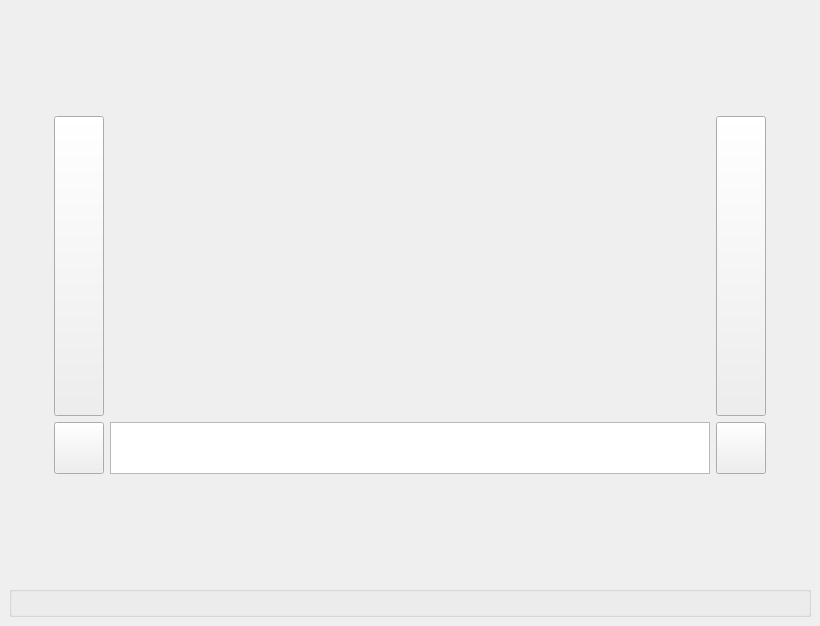
<?xml version="1.0" encoding="UTF-8"?>
<ui version="4.0">
 <class>Inspector_DockWidget</class>
 <widget class="QDockWidget" name="Inspector_DockWidget">
  <property name="geometry">
   <rect>
    <x>0</x>
    <y>0</y>
    <width>820</width>
    <height>626</height>
   </rect>
  </property>
  <property name="windowTitle">
   <string>Inspector</string>
  </property>
  <widget class="QWidget" name="Inspector_dockWidgetContents">
   <layout class="QGridLayout" name="Inspector_dockWidgetContents_gridLayout">
    <item row="1" column="0" colspan="4">
     <widget class="QGroupBox" name="Inspector_Options_groupBox">
      <property name="title">
       <string/>
      </property>
      <layout class="QGridLayout" name="Inspector_Options_groupBox_gridLayout"/>
     </widget>
    </item>
    <item row="0" column="0" colspan="4">
     <widget class="QFrame" name="Inspector_Overall_frame">
      <layout class="QGridLayout" name="Inspector_Overall_frame_gridLayout">
       <item row="6" column="1">
        <spacer name="Bottom_verticalSpacer">
         <property name="orientation">
          <enum>Qt::Vertical</enum>
         </property>
         <property name="sizeHint" stdset="0">
          <size>
           <width>20</width>
           <height>40</height>
          </size>
         </property>
        </spacer>
       </item>
       <item row="0" column="1">
        <spacer name="Top_verticalSpacer">
         <property name="orientation">
          <enum>Qt::Vertical</enum>
         </property>
         <property name="sizeHint" stdset="0">
          <size>
           <width>20</width>
           <height>40</height>
          </size>
         </property>
        </spacer>
       </item>
       <item row="1" column="1">
        <widget class="QFrame" name="Content_frame">
         <layout class="QGridLayout" name="Content_frame_gridLayout">
          <item row="0" column="0">
           <widget class="QLabel" name="Title_label">
            <property name="text">
             <string/>
            </property>
            <property name="wordWrap">
             <bool>true</bool>
            </property>
           </widget>
          </item>
          <item row="1" column="0">
           <layout class="QHBoxLayout" name="Image_horizontalLayout">
            <item>
             <widget class="QPushButton" name="Previous_Ibl_Set_pushButton">
              <property name="sizePolicy">
               <sizepolicy hsizetype="Minimum" vsizetype="Expanding">
                <horstretch>0</horstretch>
                <verstretch>0</verstretch>
               </sizepolicy>
              </property>
              <property name="minimumSize">
               <size>
                <width>50</width>
                <height>0</height>
               </size>
              </property>
              <property name="maximumSize">
               <size>
                <width>50</width>
                <height>16777215</height>
               </size>
              </property>
              <property name="toolTip">
               <string>Previous Ibl Set Push Button: Navigates to previous Ibl Set in the current selected Collection.</string>
              </property>
              <property name="text">
               <string/>
              </property>
             </widget>
            </item>
            <item>
             <widget class="QLabel" name="Image_label">
              <property name="minimumSize">
               <size>
                <width>600</width>
                <height>300</height>
               </size>
              </property>
              <property name="text">
               <string/>
              </property>
              <property name="alignment">
               <set>Qt::AlignCenter</set>
              </property>
              <property name="wordWrap">
               <bool>true</bool>
              </property>
              <property name="textInteractionFlags">
               <set>Qt::LinksAccessibleByMouse|Qt::TextSelectableByMouse</set>
              </property>
             </widget>
            </item>
            <item>
             <widget class="QPushButton" name="Next_Ibl_Set_pushButton">
              <property name="sizePolicy">
               <sizepolicy hsizetype="Minimum" vsizetype="Expanding">
                <horstretch>0</horstretch>
                <verstretch>0</verstretch>
               </sizepolicy>
              </property>
              <property name="minimumSize">
               <size>
                <width>50</width>
                <height>0</height>
               </size>
              </property>
              <property name="maximumSize">
               <size>
                <width>50</width>
                <height>16777215</height>
               </size>
              </property>
              <property name="toolTip">
               <string>Next Ibl Set Push Button: Navigates to next Ibl Set in the current selected Collection.</string>
              </property>
              <property name="text">
               <string/>
              </property>
             </widget>
            </item>
           </layout>
          </item>
          <item row="3" column="0">
           <widget class="QLabel" name="Details_label">
            <property name="text">
             <string/>
            </property>
            <property name="wordWrap">
             <bool>true</bool>
            </property>
           </widget>
          </item>
          <item row="2" column="0">
           <widget class="QFrame" name="Plates_frame">
            <layout class="QGridLayout" name="Plates_frame_gridLayout">
             <property name="margin">
              <number>0</number>
             </property>
             <item row="0" column="0">
              <widget class="QPushButton" name="Previous_Plate_pushButton">
               <property name="minimumSize">
                <size>
                 <width>50</width>
                 <height>52</height>
                </size>
               </property>
               <property name="maximumSize">
                <size>
                 <width>50</width>
                 <height>52</height>
                </size>
               </property>
               <property name="toolTip">
                <string>Previous Plate Push Button: Navigates to previous Inspector Ibl Set Plate.</string>
               </property>
               <property name="text">
                <string/>
               </property>
              </widget>
             </item>
             <item row="0" column="2">
              <widget class="QPushButton" name="Next_Plate_pushButton">
               <property name="minimumSize">
                <size>
                 <width>50</width>
                 <height>52</height>
                </size>
               </property>
               <property name="maximumSize">
                <size>
                 <width>50</width>
                 <height>52</height>
                </size>
               </property>
               <property name="toolTip">
                <string>Next Plate Push Button: Navigates to next Inspector Ibl Set Plate.</string>
               </property>
               <property name="text">
                <string/>
               </property>
              </widget>
             </item>
             <item row="0" column="1">
              <widget class="QListView" name="Plates_listView">
               <property name="sizePolicy">
                <sizepolicy hsizetype="Expanding" vsizetype="Fixed">
                 <horstretch>0</horstretch>
                 <verstretch>0</verstretch>
                </sizepolicy>
               </property>
               <property name="minimumSize">
                <size>
                 <width>600</width>
                 <height>52</height>
                </size>
               </property>
               <property name="maximumSize">
                <size>
                 <width>16777215</width>
                 <height>52</height>
                </size>
               </property>
              </widget>
             </item>
            </layout>
           </widget>
          </item>
         </layout>
        </widget>
       </item>
       <item row="1" column="0">
        <spacer name="Left_horizontalSpacer">
         <property name="orientation">
          <enum>Qt::Horizontal</enum>
         </property>
         <property name="sizeHint" stdset="0">
          <size>
           <width>40</width>
           <height>20</height>
          </size>
         </property>
        </spacer>
       </item>
       <item row="1" column="2">
        <spacer name="Right_horizontalSpacer">
         <property name="orientation">
          <enum>Qt::Horizontal</enum>
         </property>
         <property name="sizeHint" stdset="0">
          <size>
           <width>40</width>
           <height>20</height>
          </size>
         </property>
        </spacer>
       </item>
      </layout>
     </widget>
    </item>
   </layout>
  </widget>
 </widget>
 <resources/>
 <connections/>
</ui>
